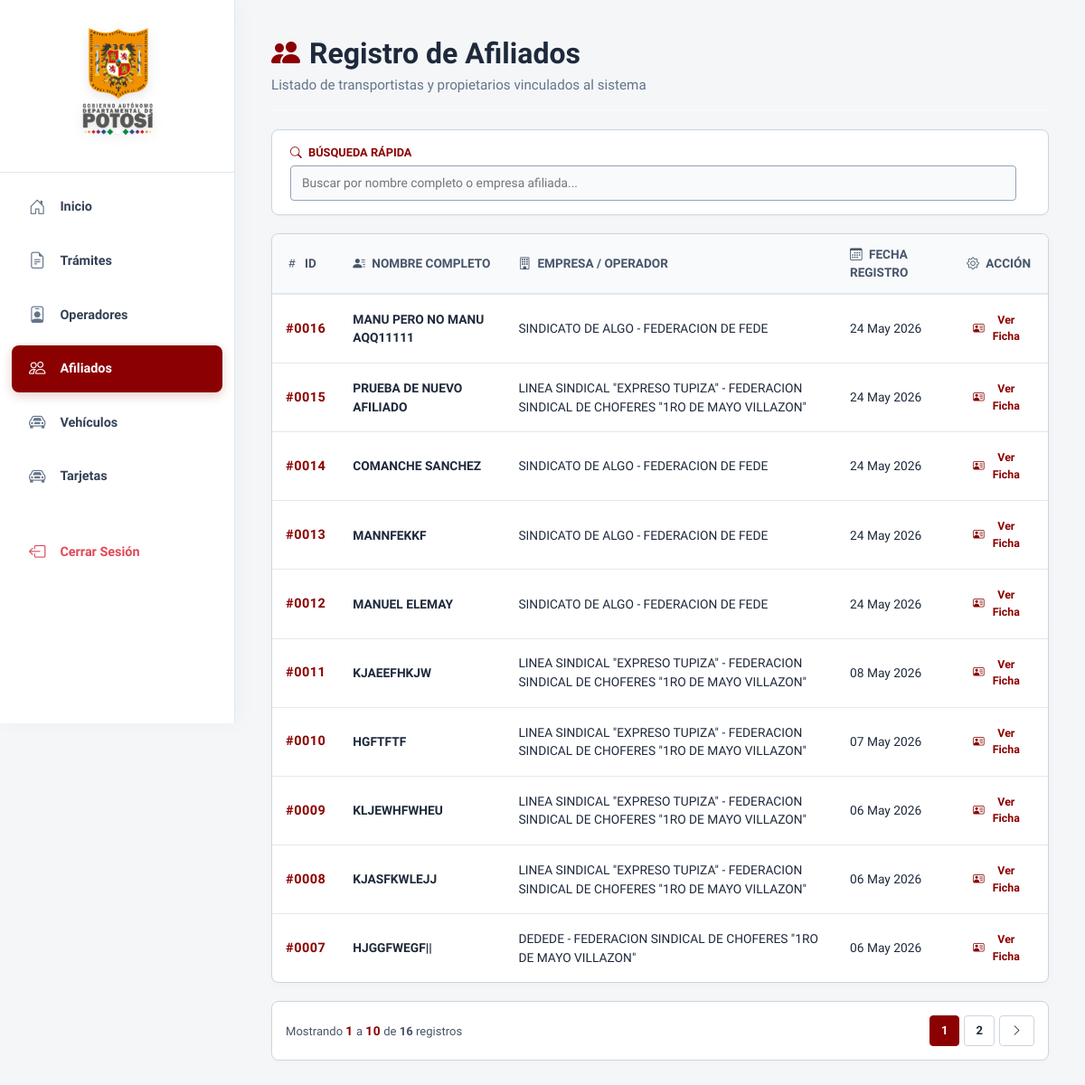
Page /afiliados/ (signed in) on the committed database.
### apps/afiliado/models.py (models this page shows, shortened)
class Afiliado(models.Model):
    operador = models.ForeignKey(
        Operador,
        on_delete=models.PROTECT,
        related_name='afiliado_operador'
    )
    nombre_completo = models.CharField(max_length=500)
    fecha_registro = models.DateTimeField(auto_now_add=True)

### apps/operador/models.py (models this page shows, shortened)
class Operador(models.Model):
    organizacion = models.ForeignKey(
        'Organizacion',
        on_delete=models.PROTECT,
        related_name='operador_organizacion'
    )
    federacion = models.ForeignKey(
        'Federacion',
        on_delete=models.PROTECT,
        related_name='operador_federacion'
    )
    fecha_registro = models.DateTimeField(auto_now_add=True)
    def __str__(self):
        return f"{self.organizacion.nombre} - {self.federacion.nombre}"

class Organizacion(models.Model):
    nombre = models.CharField(max_length=500)
    fecha_registro = models.DateTimeField(auto_now_add=True)

class Federacion(models.Model):
    nombre = models.CharField(max_length=500)
    fecha_registro = models.DateTimeField(auto_now_add=True)

### apps/afiliado/views.py (the view)
# urls.py: path('afiliados/', views.lista_afiliados, name='lista_afiliados'),
@login_required
@user_passes_test(es_admin, login_url='/', redirect_field_name=None)
def lista_afiliados(request: HttpRequest) -> HttpResponse:
    q = request.GET.get('q', '').strip()
    try:
        afiliados_list = Afiliado.objects.select_related(
            'operador__organizacion',
            'operador__federacion'
        ).all().order_by('-fecha_registro')
        if q:
            afiliados_list = afiliados_list.filter(
                Q(nombre_completo__icontains=q) |
                Q(operador__organizacion__nombre__icontains=q) |
                Q(operador__federacion__nombre__icontains=q)
            )
        paginator = Paginator(afiliados_list, 10)
        page_number = request.GET.get('page')
        afiliados = paginator.get_page(page_number)
    except DatabaseError as e:
        logger.error(f"Error de DB en lista_afiliados: {e}")
        messages.error(request, "Ocurrió un error al cargar la lista de afiliados.")
        afiliados = []
    contexto = {
        'afiliados': afiliados,
        'q': q,
    }
    if request.headers.get('x-requested-with') == 'XMLHttpRequest':
        return render(request, 'afiliado/parcial_tabla.html', contexto)
    return render(request, 'afiliado/lista.html', contexto)

### apps/usuario/permisos.py (called while the page is built)
def es_admin(user):
    return user.is_authenticated and user.rol in ['sa', 'a']

### templates/afiliado/lista.html (shortened to what this page needs)
{% extends 'base.html' %}
{% block content %}
<div>
    <div class="header-pagina">
        <div>
            <h2 class="titulo-principal">
                <i class="bi bi-people-fill" style="color: var(--color-principal);"></i> Registro de Afiliados
            </h2>
            <p class="subtitulo-principal">Listado de transportistas y propietarios vinculados al sistema</p>
        </div>
    </div>
    <div class="panel-filtros">
        <form id="searchForm" class="flex-filtros" onsubmit="event.preventDefault();">
            <div class="form-group form-group-busqueda">
                <label for="q"><i class="bi bi-search me-1"></i> Búsqueda Rápida</label>
                <input type="text" id="q" name="q" value="{{ q }}" placeholder="Buscar por nombre completo o empresa afiliada..." autocomplete="off">
            </div>
        </form>
    </div>
    <div id="resultados-tabla" aria-live="polite">
        {% include 'afiliado/parcial_tabla.html' %}
    </div>
</div>
{% endblock %}

### templates/afiliado/parcial_tabla.html (shortened to what this page needs)
<div class="tabla-contenedor">
    <table class="tabla-moderna" aria-label="Lista de afiliados">
        <thead>
            <tr>
                <th scope="col"><i class="bi bi-hash me-1" aria-hidden="true"></i> ID</th>
                <th scope="col"><i class="bi bi-person-lines-fill me-1" aria-hidden="true"></i> Nombre Completo</th>
                <th scope="col"><i class="bi bi-building me-1" aria-hidden="true"></i> Empresa / Operador</th>
                <th scope="col"><i class="bi bi-calendar3 me-1" aria-hidden="true"></i> Fecha Registro</th>
                <th scope="col" class="text-center"><i class="bi bi-gear me-1" aria-hidden="true"></i> Acción</th>
            </tr>
        </thead>
        <tbody>
            {% for afiliado in afiliados %}
            <tr>
                <td>
                    <strong class="id-destacado">
                        #{{ afiliado.id|stringformat:"04d" }}
                    </strong>
                </td>
                <td class="nombre-destacado">
                    {{ afiliado.nombre_completo|upper }}
                </td>
                <td>
                    {% if afiliado.operador %}
                        {{ afiliado.operador|upper }}
                    {% else %}
                        <span class="operador-vacio">
                            <i class="bi bi-dash-circle me-1" aria-hidden="true"></i> Sin operador
                        </span>
                    {% endif %}
                </td>
                <td>
                    {{ afiliado.fecha_registro|date:"d M Y" }}
                </td>
                <td class="text-center">
                    <a href="{% url 'afiliado:detalle_afiliado' afiliado.id %}" class="link-custom" aria-label="Ver ficha del afiliado {{ afiliado.nombre_completo }}">
                        <i class="bi bi-person-vcard" aria-hidden="true"></i> Ver Ficha
                    </a>
                </td>
            </tr>
            {% empty %}
            <tr>
                <td colspan="5" class="texto-vacio">
                    <i class="bi bi-people fs-2 d-block mb-2" aria-hidden="true"></i> No hay afiliados registrados
                </td>
            </tr>
            {% endfor %}
        </tbody>
    </table>
</div>
<div class="paginacion-container">
    <div aria-live="polite">
        Mostrando <strong class="id-destacado">{{ afiliados.start_index|default:"0" }}</strong> a <strong class="id-destacado">{{ afiliados.end_index|default:"0" }}</strong> de <strong>{{ afiliados.paginator.count|default:"0" }}</strong> registros
    </div>
    {% if afiliados.has_other_pages %}
        <nav aria-label="Navegación de páginas">
            <ul class="paginacion-nav">
                {% for i in afiliados.paginator.page_range %}
                    {% if afiliados.number == i %}
                        <li><span class="activo" aria-current="page">{{ i }}</span></li>
                    {% elif i > afiliados.number|add:'-3' and i < afiliados.number|add:'3' %}
                        <li>
                            <a href="?page={{ i }}&q={{ q|urlencode }}" aria-label="Ir a la página {{ i }}">{{ i }}</a>
                        </li>
                    {% endif %}
                {% endfor %}
                {% if afiliados.has_next %}
                    <li>
                        <a href="?page={{ afiliados.next_page_number }}&q={{ q|urlencode }}" aria-label="Página siguiente" title="Siguiente">
                            <i class="bi bi-chevron-right" aria-hidden="true"></i>
                        </a>
                    </li>
                {% endif %}
            </ul>
        </nav>
    {% endif %}
</div>

### templates/base.html (style rules this page uses)
:root { --primary: #8b0000; --primary-dark: #660000; --secondary: #c5a059; --tertiary: #c5a059; --bg-body: #f4f6f8; --bg-sidebar: #ffffff; --bg-surface: #ffffff; --text-main: #334155; --text-muted: #64748b; --border-color: #e2e8f0; --white: #ffffff; }
body { background-color: var(--bg-body); font-family: 'Plus Jakarta Sans', sans-serif; font-size: 14.5px; color: var(--text-main); min-height: 100vh; }

### templates/afiliado/lista.html (style rules this page uses)
:root { --color-principal: #8b0000; --color-hover: #6a0000; --color-texto: #1e293b; --color-borde: #cbd5e1; --bg-suave: #f8fafc; }
.header-pagina { display: flex; justify-content: space-between; align-items: center; margin-bottom: 20px; padding-bottom: 15px; border-bottom: 2px solid var(--bg-suave); }
.titulo-principal { color: var(--color-texto); font-weight: 800; margin: 0; display: flex; align-items: center; gap: 10px; }
.subtitulo-principal { color: #64748b; margin: 5px 0 0 0; font-size: 0.95rem; }
.panel-filtros { background-color: white; border: 1px solid var(--color-borde); border-radius: 8px; padding: 15px 20px; margin-bottom: 20px; box-shadow: 0 2px 4px rgba(0,0,0,0.02); }
.flex-filtros { display: flex; gap: 15px; align-items: flex-end; flex-wrap: wrap; }
.form-group { display: flex; flex-direction: column; }
.form-group-busqueda { flex: 1; min-width: 250px; }
.form-group label { font-size: 0.8rem; font-weight: 700; color: var(--color-principal); margin-bottom: 5px; text-transform: uppercase; }
.form-group input { width: 100%; padding: 8px 12px; border: 1px solid #94a3b8; border-radius: 4px; background-color: var(--bg-suave); color: var(--color-texto); font-size: 0.95em; transition: border-color 0.2s; box-sizing: border-box; }

### templates/afiliado/parcial_tabla.html (style rules this page uses)
:root { --color-principal: #8b0000; --color-hover: #6a0000; --color-texto: #1e293b; --color-borde: #cbd5e1; --bg-suave: #f8fafc; }
.tabla-contenedor { background: white; border: 1px solid var(--color-borde); border-radius: 8px; overflow: hidden; box-shadow: 0 2px 8px rgba(0,0,0,0.03); margin-bottom: 20px; }
.tabla-moderna { width: 100%; border-collapse: collapse; text-align: left; }
.tabla-moderna th { background-color: var(--bg-suave); color: #475569; font-weight: 700; font-size: 0.85rem; text-transform: uppercase; padding: 12px 15px; border-bottom: 2px solid #e2e8f0; }
.tabla-moderna td { padding: 12px 15px; border-bottom: 1px solid #e2e8f0; color: var(--color-texto); font-size: 0.95em; vertical-align: middle; }
.tabla-moderna tbody tr { transition: background-color 0.2s; }
.tabla-moderna tbody tr:last-child td { border-bottom: none; }
.link-custom { color: var(--color-principal); text-decoration: none; font-weight: 700; font-size: 0.9em; display: inline-flex; align-items: center; gap: 4px; padding: 6px 10px; border-radius: 4px; transition: background-color 0.2s; border: 1px solid transparent; }
.paginacion-container { display: flex; justify-content: space-between; align-items: center; background: white; padding: 15px; border: 1px solid var(--color-borde); border-radius: 8px; font-size: 0.9em; color: #475569; box-shadow: 0 2px 4px rgba(0,0,0,0.02); }
.paginacion-nav { display: flex; gap: 5px; margin: 0; padding: 0; list-style: none; }
.paginacion-nav a, .paginacion-nav span { padding: 6px 12px; border-radius: 4px; text-decoration: none; font-weight: 600; border: 1px solid var(--color-borde); color: var(--color-texto); transition: all 0.2s; display: inline-flex; align-items: center; justify-content: center; min-width: 32px; }
.paginacion-nav span.activo { background-color: var(--color-principal); color: white; border-color: var(--color-principal); }
.text-center { text-align: center; }
.id-destacado { color: var(--color-principal); font-size: 1.05em; letter-spacing: 0.5px; }
.nombre-destacado { font-weight: 600; }

### rows in the picture
Afiliado: id "0016", nombre_completo "MANU PERO NO MANU AQQ11111", operador "SINDICATO DE ALGO - FEDERACION DE FEDE", fecha_registro "24 May 2026"
Afiliado: id "0015", nombre_completo "PRUEBA DE NUEVO AFILIADO", operador "LINEA SINDICAL \"EXPRESO TUPIZA\" - FEDERACION SINDICAL DE CHOFERES \"1RO DE MAYO VILLAZON\"", fecha_registro "24 May 2026"
Afiliado: id "0014", nombre_completo "COMANCHE SANCHEZ", operador "SINDICATO DE ALGO - FEDERACION DE FEDE", fecha_registro "24 May 2026"
Afiliado: id "0013", nombre_completo "MANNFEKKF", operador "SINDICATO DE ALGO - FEDERACION DE FEDE", fecha_registro "24 May 2026"
Afiliado: id "0012", nombre_completo "MANUEL ELEMAY", operador "SINDICATO DE ALGO - FEDERACION DE FEDE", fecha_registro "24 May 2026"
Afiliado: id "0011", nombre_completo "KJAEEFHKJW", operador "LINEA SINDICAL \"EXPRESO TUPIZA\" - FEDERACION SINDICAL DE CHOFERES \"1RO DE MAYO VILLAZON\"", fecha_registro "08 May 2026"
Afiliado: id "0010", nombre_completo "HGFTFTF", operador "LINEA SINDICAL \"EXPRESO TUPIZA\" - FEDERACION SINDICAL DE CHOFERES \"1RO DE MAYO VILLAZON\"", fecha_registro "07 May 2026"
Afiliado: id "0009", nombre_completo "KLJEWHFWHEU", operador "LINEA SINDICAL \"EXPRESO TUPIZA\" - FEDERACION SINDICAL DE CHOFERES \"1RO DE MAYO VILLAZON\"", fecha_registro "06 May 2026"
Afiliado: id "0008", nombre_completo "KJASFKWLEJJ", operador "LINEA SINDICAL \"EXPRESO TUPIZA\" - FEDERACION SINDICAL DE CHOFERES \"1RO DE MAYO VILLAZON\"", fecha_registro "06 May 2026"
Afiliado: id "0007", nombre_completo "HJGGFWEGF||", operador "DEDEDE - FEDERACION SINDICAL DE CHOFERES \"1RO DE MAYO VILLAZON\"", fecha_registro "06 May 2026"

### other values in the picture
{{ afiliados.start_index|default:"0" }} "1"
{{ afiliados.end_index|default:"0" }} "10"
{{ afiliados.paginator.count|default:"0" }} "16"
{{ i }} "1"
{{ i }} "2"
